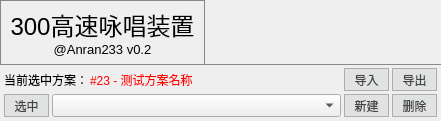
   <widget class="QFrame" name="frame_hand">
    <property name="geometry">
     <rect>
      <x>0</x>
      <y>0</y>
      <width>441</width>
      <height>121</height>
     </rect>
    </property>
    <property name="styleSheet">
     <string notr="true">QPushButton {
	border: 1px solid #ADADAD;
	background-color: #E1E2E2;
	color: #444;
}
QPushButton:hover {
	border: 1px solid #0078D7;
	background-color: #E5F1FB;
	color: #024;
}
QPushButton:pressed {
	border: 1px solid #00559B;
	background-color: #CCE4F7;
	color: #024;
}
QPushButton:!enabled {
	border: 1px solid #BFBFBF;
	background-color: #CCCCCC;
	color: #888888;
}</string>
    </property>
    <property name="lineWidth">
     <number>0</number>
    </property>
    <widget class="QLabel" name="hand_logo">
     <property name="geometry">
      <rect>
       <x>0</x>
       <y>0</y>
       <width>205</width>
       <height>65</height>
      </rect>
     </property>
     <property name="styleSheet">
      <string notr="true">border: 1px solid #888;</string>
     </property>
     <property name="text">
      <string>&lt;html&gt;&lt;head/&gt;&lt;body&gt;&lt;p align=&quot;center&quot;&gt;&lt;span style=&quot; font-size:24px;&quot;&gt;300高速咏唱装置&lt;/span&gt;&lt;br/&gt;&lt;span style=&quot; font-size:13px;&quot;&gt;@Anran233 v0.2&lt;/span&gt;&lt;/p&gt;&lt;/body&gt;&lt;/html&gt;</string>
     </property>
     <property name="alignment">
      <set>Qt::AlignCenter</set>
     </property>
    </widget>
    <widget class="Line" name="hand_line">
     <property name="geometry">
      <rect>
       <x>0</x>
       <y>64</y>
       <width>441</width>
       <height>1</height>
      </rect>
     </property>
     <property name="styleSheet">
      <string notr="true">color: #888;</string>
     </property>
     <property name="frameShadow">
      <enum>QFrame::Plain</enum>
     </property>
     <property name="orientation">
      <enum>Qt::Horizontal</enum>
     </property>
    </widget>
    <widget class="QPushButton" name="hand_scheme_import">
     <property name="geometry">
      <rect>
       <x>344</x>
       <y>68</y>
       <width>45</width>
       <height>23</height>
      </rect>
     </property>
     <property name="text">
      <string>导入</string>
     </property>
    </widget>
    <widget class="QPushButton" name="hand_scheme_delete">
     <property name="geometry">
      <rect>
       <x>392</x>
       <y>94</y>
       <width>45</width>
       <height>23</height>
      </rect>
     </property>
     <property name="text">
      <string>删除</string>
     </property>
    </widget>
    <widget class="QPushButton" name="hand_scheme_new">
     <property name="geometry">
      <rect>
       <x>344</x>
       <y>94</y>
       <width>45</width>
       <height>23</height>
      </rect>
     </property>
     <property name="text">
      <string>新建</string>
     </property>
    </widget>
    <widget class="QComboBox" name="hand_scheme_list">
     <property name="geometry">
      <rect>
       <x>52</x>
       <y>94</y>
       <width>289</width>
       <height>23</height>
      </rect>
     </property>
    </widget>
    <widget class="QPushButton" name="hand_scheme_output">
     <property name="geometry">
      <rect>
       <x>392</x>
       <y>68</y>
       <width>45</width>
       <height>23</height>
      </rect>
     </property>
     <property name="text">
      <string>导出</string>
     </property>
    </widget>
    <widget class="QPushButton" name="hand_scheme_selected">
     <property name="geometry">
      <rect>
       <x>4</x>
       <y>94</y>
       <width>45</width>
       <height>23</height>
      </rect>
     </property>
     <property name="toolTip">
      <string>选中此方案为显示面板方案</string>
     </property>
     <property name="text">
      <string>选中</string>
     </property>
    </widget>
    <widget class="QLabel" name="label_selected_tip">
     <property name="geometry">
      <rect>
       <x>4</x>
       <y>68</y>
       <width>86</width>
       <height>23</height>
      </rect>
     </property>
     <property name="text">
      <string>当前选中方案：</string>
     </property>
    </widget>
    <widget class="QLabel" name="label_selected_name">
     <property name="geometry">
      <rect>
       <x>90</x>
       <y>68</y>
       <width>250</width>
       <height>23</height>
      </rect>
     </property>
     <property name="minimumSize">
      <size>
       <width>250</width>
       <height>23</height>
      </size>
     </property>
     <property name="maximumSize">
      <size>
       <width>250</width>
       <height>23</height>
      </size>
     </property>
     <property name="toolTip">
      <string>当前显示面板所选用的方案</string>
     </property>
     <property name="styleSheet">
      <string notr="true">color: rgb(255, 0, 0);</string>
     </property>
     <property name="text">
      <string>#23 - 测试方案名称</string>
     </property>
    </widget>
   </widget>
